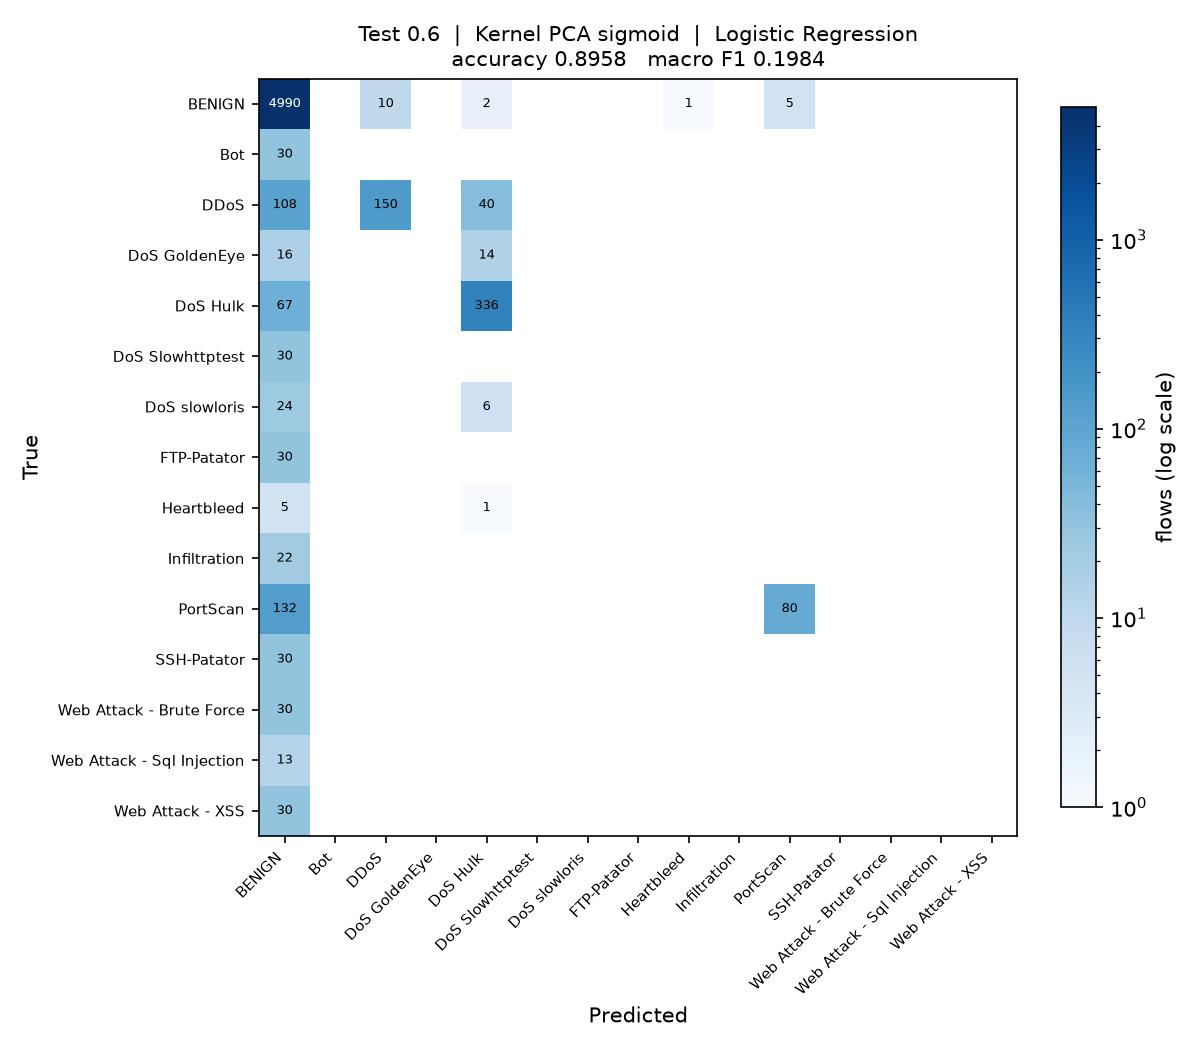

Write Python code to recreate this figure.
"""
Test_0.6_DR_SIG_LR

Test size 0.6  |  Kernel PCA (sigmoid)  |  Logistic Regression  (reference sheet #2)

Note: taken in place of sheet #1 Linear Regression, which is a regressor and cannot classify.

Run on its own:

    python Test_0.6_DR_SIG_LR.py

Writes Test_0.6_DR_SIG_LR.jpg (confusion matrix) and appends one row to
results/75_runs.csv.
"""

import os
import sys
import time
import warnings
from pathlib import Path

import matplotlib
matplotlib.use("Agg")
import matplotlib.pyplot as plt
import numpy as np
import pandas as pd
from sklearn.decomposition import KernelPCA
from sklearn.impute import SimpleImputer
from sklearn.metrics import (accuracy_score, confusion_matrix, f1_score,
                             precision_score, recall_score)
from sklearn.model_selection import train_test_split
from sklearn.preprocessing import LabelEncoder, StandardScaler
from sklearn.linear_model import LogisticRegression

sys.path.insert(0, str(Path(__file__).resolve().parent.parent))
from common import load_sample                      # noqa: E402

warnings.filterwarnings("ignore")

# ----- this run -------------------------------------------------------------
TEST_SIZE = 0.6
KERNEL = "sigmoid"
CLASSIFIER = "LR"
N_COMPONENTS = 15
# ----------------------------------------------------------------------------

SEED = 0
N_JOBS = max(1, (os.cpu_count() or 2) // 2)
STEM = "Test_0.6_DR_SIG_LR"
HERE = Path(__file__).resolve().parent
RESULTS = HERE.parent / "results"


def main():
    t0 = time.time()
    df = load_sample(10000, 50, SEED)
    y = LabelEncoder().fit_transform(df["Label"])
    X = df.drop(columns=["Label", "Day"])
    classes = sorted(df["Label"].unique())
    print(f"{len(df):,} flows, {X.shape[1]} features, {len(classes)} classes")

    X_train, X_test, y_train, y_test = train_test_split(
        X, y, test_size=TEST_SIZE, random_state=SEED, stratify=y)

    # mean imputation and scaling, fitted on the training split only
    imputer = SimpleImputer(strategy="mean").fit(X_train)
    scaler = StandardScaler().fit(imputer.transform(X_train))
    X_train = scaler.transform(imputer.transform(X_train))
    X_test = scaler.transform(imputer.transform(X_test))

    # dimensionality reduction: Kernel PCA, fitted on the training split only.
    # arpack keeps the largest positive eigenvalues; the randomized solver ranks
    # them by magnitude and fails on the sigmoid kernel, which is not PSD.
    kpca = KernelPCA(n_components=N_COMPONENTS, kernel=KERNEL,
                     eigen_solver="arpack", random_state=SEED, n_jobs=N_JOBS)
    X_train = kpca.fit_transform(X_train)
    X_test = kpca.transform(X_test)
    print(f"Kernel PCA ({KERNEL}): {X_train.shape[1]} components")

    classifier = LogisticRegression(max_iter=2000, random_state=SEED)
    classifier.fit(X_train, y_train)
    y_pred = classifier.predict(X_test)

    acc = accuracy_score(y_test, y_pred)
    pre = precision_score(y_test, y_pred, average="macro", zero_division=0)
    rec = recall_score(y_test, y_pred, average="macro", zero_division=0)
    f1 = f1_score(y_test, y_pred, average="macro", zero_division=0)
    pre_w = precision_score(y_test, y_pred, average="weighted", zero_division=0)
    rec_w = recall_score(y_test, y_pred, average="weighted", zero_division=0)
    f1_w = f1_score(y_test, y_pred, average="weighted", zero_division=0)

    print(f"Accuracy  : {acc:.4f}")
    print(f"Precision : {pre:.4f}")
    print(f"Recall    : {rec:.4f}")
    print(f"F1 Score  : {f1:.4f}")

    # confusion matrix image, named to match this script
    cm = confusion_matrix(y_test, y_pred, labels=range(len(classes)))
    fig, ax = plt.subplots(figsize=(8, 7))
    im = ax.imshow(cm, cmap="Blues", norm=matplotlib.colors.LogNorm(vmin=1))
    ax.set_xticks(range(len(classes)), classes, rotation=45, ha="right", fontsize=7)
    ax.set_yticks(range(len(classes)), classes, fontsize=7)
    ax.set_xlabel("Predicted")
    ax.set_ylabel("True")
    ax.set_title(f"Test {TEST_SIZE}  |  Kernel PCA {KERNEL}  |  Logistic Regression\n"
                 f"accuracy {acc:.4f}   macro F1 {f1:.4f}", fontsize=10)
    for i in range(len(classes)):
        for j in range(len(classes)):
            if cm[i, j]:
                ax.text(j, i, cm[i, j], ha="center", va="center", fontsize=6,
                        color="white" if cm[i, j] > cm.max() / 3 else "black")
    fig.colorbar(im, ax=ax, fraction=0.04, label="flows (log scale)")
    fig.tight_layout()
    fig.savefig(HERE / f"{STEM}.jpg", dpi=150)
    plt.close(fig)

    # one row appended to the shared results table
    RESULTS.mkdir(exist_ok=True)
    row = {"Test": TEST_SIZE, "DR": "SIG", "Clas": CLASSIFIER,
           "Acc": round(acc, 4), "Pre": round(pre, 4), "Rec": round(rec, 4),
           "F1": round(f1, 4),
           "Pre_weighted": round(pre_w, 4), "Rec_weighted": round(rec_w, 4),
           "F1_weighted": round(f1_w, 4),
           "n_components": N_COMPONENTS, "seconds": round(time.time() - t0, 1),
           "script": STEM}
    out = RESULTS / "75_runs.csv"
    old = pd.read_csv(out).to_dict("records") if out.exists() else []
    old = [r for r in old if r.get("script") != STEM]
    pd.DataFrame(old + [row]).to_csv(out, index=False)
    print(f"saved {STEM}.jpg and appended to results/75_runs.csv "
          f"({time.time() - t0:.0f}s)")


if __name__ == "__main__":
    main()
